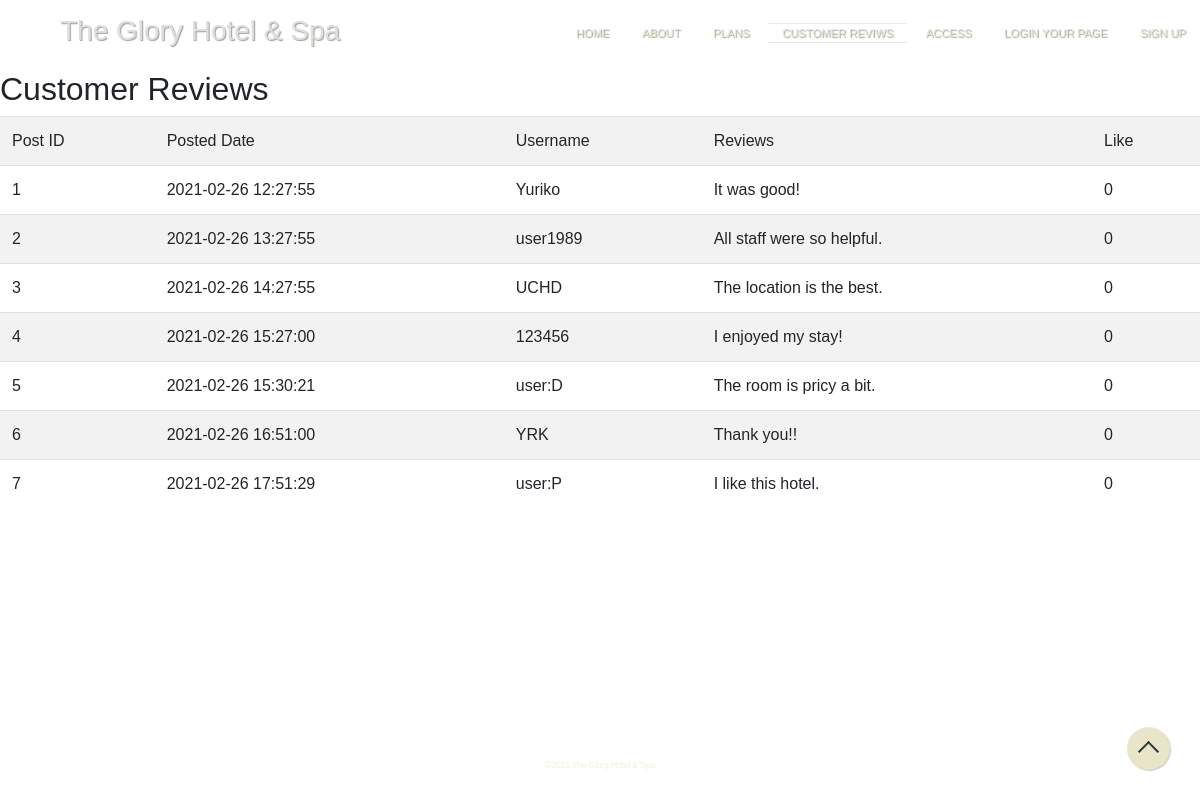
Screenshot of /reviews.php with the database file from the repository.
### tables this page shows
CREATE TABLE IF NOT EXISTS `reviews` (
  `post_id` int NOT NULL AUTO_INCREMENT,
  `post_date` datetime NOT NULL,
  `username` varchar(30) DEFAULT NULL,
  `review` varchar(200) NOT NULL,
  `like` int DEFAULT '0',
  PRIMARY KEY (`post_id`)
);

### reviews.php (the view, shortened to what this page needs)
<?PHP include('Head_and_footer/head.php'); ?>
  </head>
  <body class="reviews">
  <header>
      <nav class="menu_bar">
        <div class="menu_bar_title">
          <h3 class="uk-h3">The Glory Hotel & Spa</h3>
        </div>
        <div class="menu_bar_items">
          <a href="index.php" class="uk-h5">HOME</a>
          <a href="about.php" class="uk-h5">ABOUT</a>
          <a href="plans.php" class="uk-h5">PLANS</a>
          <a href="reviews.php" class="current_page uk-h5">CUSTOMER REVIWS</a>
          <a href="access.php" class="uk-h5">ACCESS</a>
          <a href="membership_top.php" class="uk-h5">LOGIN YOUR PAGE</a>
          <a href="membership_top.php" class="uk-h5">SIGN UP</a>
        </div>
      </nav>
    </header>
    <main>
      <h2>Customer Reviews</h2>
      <?PHP
        require('connect.php');
        $view_reviews_query = "select * from reviews";
        $statement = $dbo->prepare($view_reviews_query);
        $statement->execute();
        $reviews = $statement->fetchAll();
        echo "<table class='table table-striped'><tbody>";
        echo "<tr><td>Post ID</td><td>Posted Date</td><td>Username</td><td>Reviews</td><td>Like</td></tr>";
        foreach($reviews as $review)
        {
          echo "<tr><td>" . $review['post_id'] . "</td>
               <td>" . $review['post_date'] . "</td>
               <td>" . $review['username'] . "</td>
               <td>" . $review['review'] . "</td>
               <td>" . $review['like'] . "</td>
               </tr>";
        }
        echo "</tbody></table>";
      ?>
    </main>
<?PHP include('Head_and_footer/footer.php'); ?>

### Head_and_footer/head.php (shortened to what this page needs)
<!DOCTYPE html>
<html lang="en">
<head>
  <link rel="stylesheet" href="https://cdn.jsdelivr.net/npm/uikit@3.6.5/dist/css/uikit.min.css" />
  <link rel="stylesheet" href="https://stackpath.bootstrapcdn.com/bootstrap/4.5.2/css/bootstrap.min.css" >
  <link rel="stylesheet" href="CSS/style.css" />

### Head_and_footer/footer.php (shortened to what this page needs)
    <footer>
      <div><a href="#"></a></div>
      <p class="uk-h5"><small> &copy;2021 The Glory Hotel & Spa </small></p>
    </footer>
  </body>
</html>

### CSS/style.css (style rules this page uses)
html { height: 100%; }
body { display: flex; flex-direction: column; height: 100%; font-family: Arial, Helvetica, sans-serif; font-weight: normal; font-style: normal; }
main { flex: 1; }
a { text-decoration: none; }
body > footer { padding-bottom: 14px; }
body > footer > div { width: 43px; height: 43px; border-radius: 50%; box-shadow: 1px 1px 1px #ccc; position: fixed; bottom: 30px; right: 30px; background-color: #E8E5C8; }
body > footer > div > a { position: absolute; top: 39%; left: 50%; width: 15px; height: 15px; margin-left: -7.2px; border-left: 2px solid #29383A; border-bottom: 2px solid #29383A; transform: rotate(-225deg); box-sizing: border-box; }
body > footer > p { text-align: center; line-height: 1; font-size: 0.7rem; color: rgba(232, 229, 200, 0.6); letter-spacing: -0.3px; }
.menu_bar { display: flex; justify-content: space-between; height: 70px; width: 100%; }
.menu_bar > .menu_bar_title { align-self: center; padding-left: 60px; text-shadow: 1px 1px 1px rgb(160, 160, 160); color: #dfded9; }
.menu_bar > .menu_bar_items { align-self: flex-start; text-shadow: 1px 1px 1px rgb(160, 160, 160); padding-top: 20px; }
.menu_bar a { color: #E8E5C8; padding: 3px 14px 3px 14px; font-size: 0.7rem; font-weight: normal; border-top: rgba(233, 233, 233, 0) solid 1px; border-bottom: rgba(233, 233, 233, 0) solid 1px; }
.menu_bar_items > .current_page { border-top: rgb(233, 233, 233) solid 1px; border-bottom: rgb(233, 233, 233) solid 1px; }

### rows the page displays
reviews: post_id "1", post_date "2021-02-26 12:27:55", username "Yuriko", review "It was good!", like "0"
reviews: post_id "2", post_date "2021-02-26 13:27:55", username "user1989", review "All staff were so helpful.", like "0"
reviews: post_id "3", post_date "2021-02-26 14:27:55", username "UCHD", review "The location is the best.", like "0"
reviews: post_id "4", post_date "2021-02-26 15:27:00", username "123456", review "I enjoyed my stay!", like "0"
reviews: post_id "5", post_date "2021-02-26 15:30:21", username "user:D", review "The room is pricy a bit.", like "0"
reviews: post_id "6", post_date "2021-02-26 16:51:00", username "YRK", review "Thank you!!", like "0"
reviews: post_id "7", post_date "2021-02-26 17:51:29", username "user:P", review "I like this hotel.", like "0"
